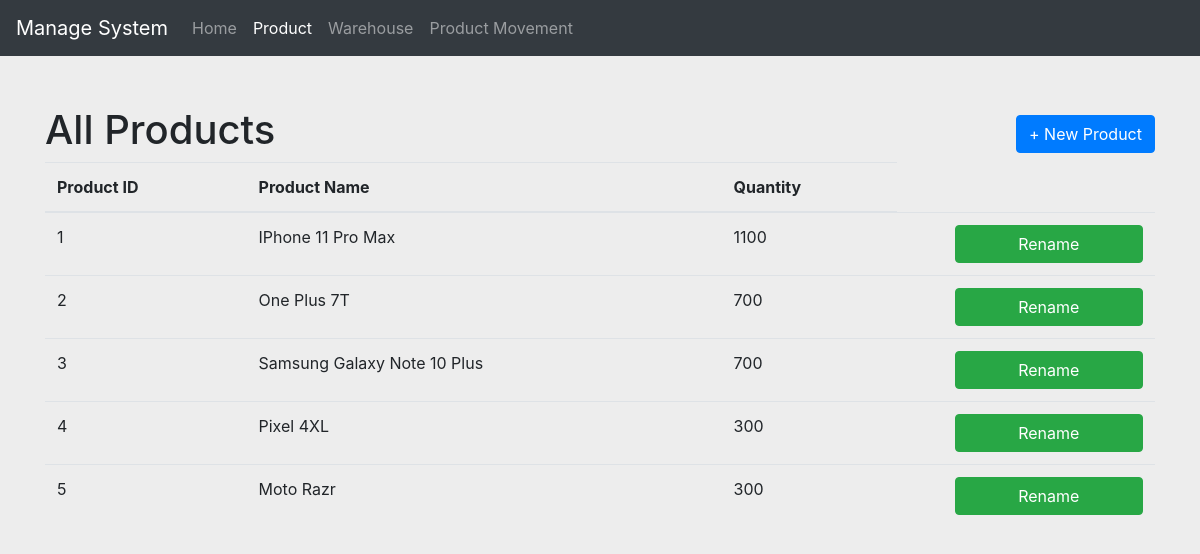
Page /products on the committed database.
### app.py (models this page shows, shortened)
class Product(db.Model):
    id = db.Column(db.Integer, primary_key=True)
    product_name = db.Column(db.String(50), nullable=False)
    created_at = db.Column(db.DateTime, default=datetime.utcnow)
    updated_at = db.Column(db.DateTime, default=datetime.utcnow)

### app.py (the view, shortened to what this page needs)
@app.route('/products', methods=['GET', 'POST'])
def product():
    products = Product.query.all()
    quantity = ProductLocationAvailabilityMapping.query.with_entities(ProductLocationAvailabilityMapping.product_name,
                                                                      label('sum', func.sum(
                                                                          ProductLocationAvailabilityMapping.product_qty_balance))).group_by(
        ProductLocationAvailabilityMapping.product_name).all()
    return render_template('product.html', products=products, quantity=quantity)

### templates/product.html (shortened to what this page needs)
{% extends 'base.html' %}
{% set active_page = "product" %}
{% block body %}
    <div style="display: flex;justify-content: space-between;align-items: center">
        <h1>All Products</h1>
        <button class="btn btn-primary" data-toggle="modal" data-target="#add_product"> + New Product</button>
    </div>
    {% if products %}
        <table class="table">
            <thead>
            <th scope="col">Product ID</th>
            <th scope="col">Product Name</th>
            <th scope="col">Quantity</th>
            </thead>
            <tbody>
            {% for product in products %}
                <tr>
                    <td>{{ product.id }}</td>
                    <td>{{ product.product_name }}</td>
                    <td>
                        {% for data in quantity %}
                            {% if data.product_name == product.product_name %}
                                {{ data.sum }}
                            {% endif %}
                        {% endfor %}
                    </td>
                    <td>
                    </td>
                    <td>
                        <button style="width: 100%" name="button" type="button" class="btn btn-success" value="edit"
                                data-toggle="modal" data-target="#edit_{{ product.id }}">Rename
                        </button>
                        <br>
                    </td>
                </tr>
            {% endfor %}
            </tbody>
        </table>
    {% else %}
        <h3>No Products To Display. Add now.</h3>
    {% endif %}
{% endblock %}

### templates/base.html (shortened to what this page needs)
<!DOCTYPE html>
<html lang="en">
<head>
    <link rel="stylesheet" href="https://stackpath.bootstrapcdn.com/bootstrap/4.4.1/css/bootstrap.min.css"
>
</head>
<body style="background-color: #ededed">
<nav class="navbar navbar-expand-lg navbar-dark bg-dark">
    <a class="navbar-brand" href="/">Manage System</a>
    <div class="collapse navbar-collapse" id="navbarText">
        {% set navigation_bar = [
    ('/', 'home', 'Home'),
    ('/products', 'product', 'Product'),
    ('/locations', 'location', 'Warehouse'),
    ('/movements', 'movement', 'Product Movement')
] %}
        {% set active_page = active_page|default('home') %}
        <ul class="navbar-nav mr-auto" id="navbar">
            {% for href, id, caption in navigation_bar %}
                <li {% if id == active_page %} class="active"
                {% endif %}><a class="nav-link" href="{{ href|e }}">{{ caption|e }}</a>
                </li>
            {% endfor %}
        </ul>
    </div>
</nav>
<div class="container" style="margin-top: 50px">
    {% block body %}
    {% endblock %}
</div>
</body>
</html>

### rows in the picture
Product: id "1", product_name "IPhone 11 Pro Max", sum "1100"
Product: id "2", product_name "One Plus 7T", sum "700"
Product: id "3", product_name "Samsung Galaxy Note 10 Plus", sum "700"
Product: id "4", product_name "Pixel 4XL", sum "300"
Product: id "5", product_name "Moto Razr", sum "300"

### other values in the picture
{{ caption|e }} "Home" "Product" "Warehouse" "Product Movement"
